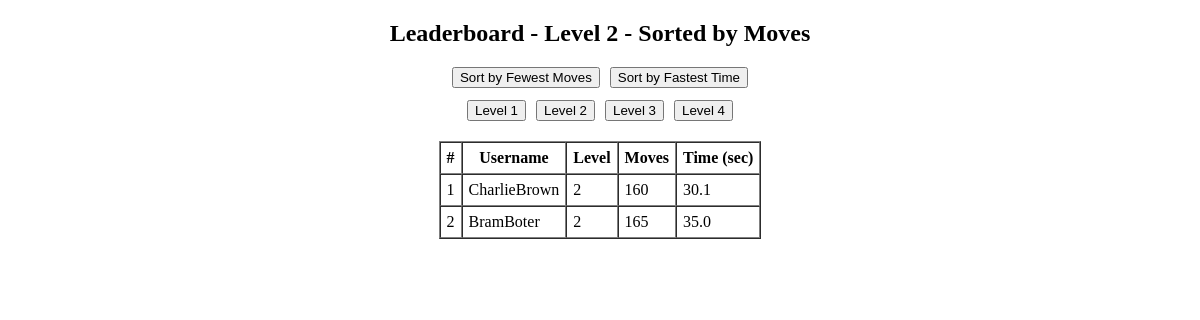
Page /leaderboard/moves/2 on the earlier database version.
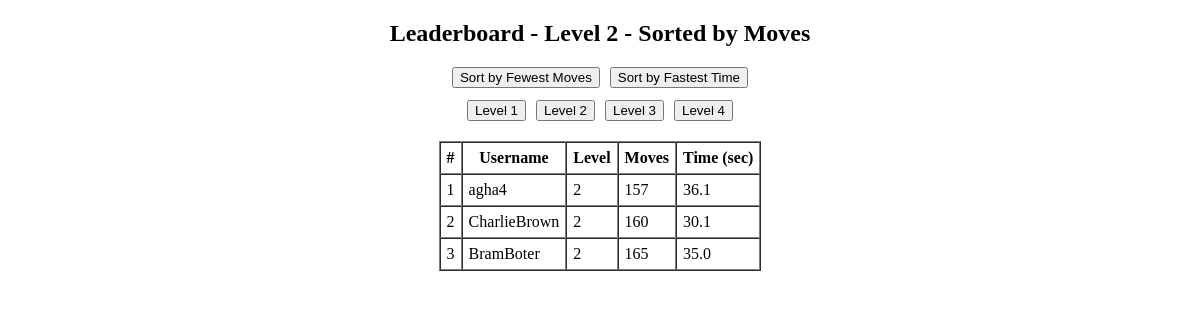
Same page on the later database version.
### server.py (models this page shows)
class ScoreMoves(db.Model):
    score_id = db.Column(db.Integer, primary_key=True)
    username = db.Column(db.String(20), nullable=False)
    level = db.Column(db.String(30), nullable=False)
    moves = db.Column(db.Integer, nullable=False)
    time_taken = db.Column(db.Float, nullable=False)
    __table_args__ = (
        db.UniqueConstraint('username', 'level', name='unique_username_level'),
    )

### server.py (the view)
@app.route('/leaderboard/moves/<level>')
def leaderboard_moves(level):
    scores = ScoreMoves.query.filter_by(level=level).order_by(ScoreMoves.moves.asc()).all()
    return render_template('leaderboard.html', scores=scores, selected_level=level, mode='moves')

### templates/leaderboard.html (shortened to what this page needs)
<!DOCTYPE html>
<html lang="en">
<head>
    <link rel="stylesheet" href="{{ url_for('static', filename='css/styleleaderboard.css') }}">
</head>
<body>
    <div class="leaderboard-container">
        {% if selected_level %}
            <h2>Leaderboard - Level {{ selected_level }} - Sorted by {{ mode|capitalize }}</h2>
            <div class="sort-buttons">
                <form action="{{ url_for('leaderboard_moves', level=selected_level) }}" method="get">
                    <button type="submit">Sort by Fewest Moves</button>
                </form>
                <form action="{{ url_for('leaderboard_time', level=selected_level) }}" method="get">
                    <button type="submit">Sort by Fastest Time</button>
                </form>
            </div>
        {% endif %}
        <div class="level-buttons">
            <form action="{{ url_for('leaderboard_' + mode, level='1') }}" method="get"><button>Level 1</button></form>
            <form action="{{ url_for('leaderboard_' + mode, level='2') }}" method="get"><button>Level 2</button></form>
            <form action="{{ url_for('leaderboard_' + mode, level='3') }}" method="get"><button>Level 3</button></form>
            <form action="{{ url_for('leaderboard_' + mode, level='4') }}" method="get"><button>Level 4</button></form>
        </div>
        <table border="1" cellspacing="0" cellpadding="6">
            <tr>
                <th>#</th>
                <th>Username</th>
                <th>Level</th>
                <th>Moves</th>
                <th>Time (sec)</th>
            </tr>
            {% for score in scores %}
            <tr>
                <td>{{ loop.index }}</td>
                <td>{{ score.username }}</td>
                <td>{{ score.level }}</td>
                <td>{{ score.moves }}</td>
                <td>{{ score.time_taken }}</td>
            </tr>
            {% endfor %}
        </table>
    </div>
</body>
</html>

Differences in the rows shown:
added ScoreMoves: username "agha4", level "2", moves "157", time_taken "36.1"
